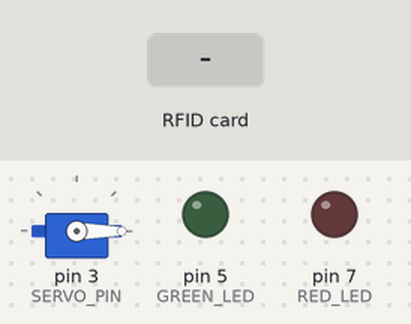
Bench run of a sketch on a simulated Arduino Uno, built with avr-gcc and run on an emulated ATmega328P. Shown: servo, output pins drawn as LEDs (lit = HIGH). Inputs (shaded band) come from the test bench. Pins used as bus, display or sensor lines are not drawn; what the sketch prints to the serial monitor is not drawn.

Above: at 1.2 s.
1.3 s: RFID card 02 C9 8B 41 held to the reader
At 2.0 s:
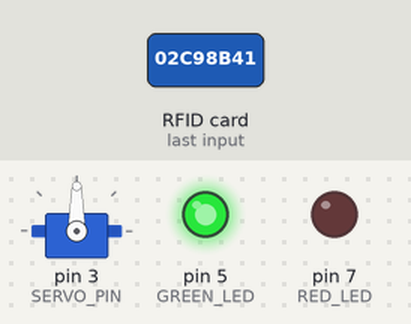
4.3 s: RFID card 5E 7A 19 C4 held to the reader
At 5.7 s:
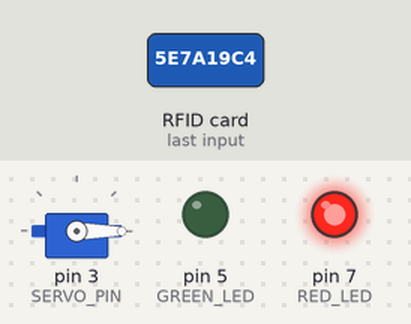
7.3 s: RFID card 09 D6 8B 5A held to the reader
At 9.52 s:
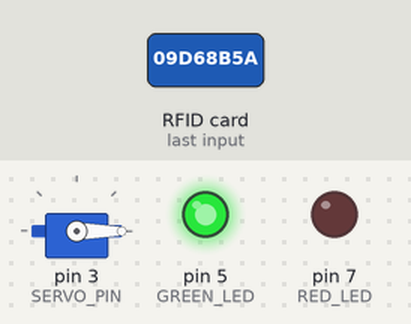
Timing chart, 0 to 11.1 s (numbered marks = the images above; inputs shaded):
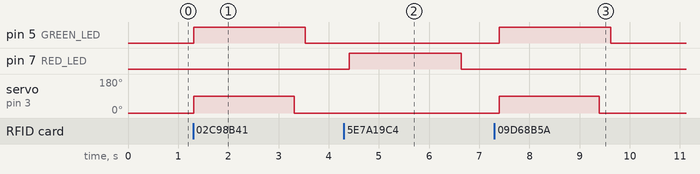

Measured:
- after the input at 1.3 s, pin 5 (GREEN_LED): LOW → HIGH at once, → LOW 2.2 s later; servo on pin 3 (SERVO_PIN): 0° → 90° at once, → 0° 2.0 s later
- after the input at 4.3 s, pin 7 (RED_LED): LOW → HIGH after 0.11 s, → LOW 2.2 s later
- after the input at 7.3 s, pin 5 (GREEN_LED): LOW → HIGH after 0.09 s, → LOW 2.2 s later; servo on pin 3 (SERVO_PIN): 0° → 90° after 0.09 s, → 0° 2.0 s later

The sketch:

RFID_Servo.ino
```cpp
#include <SPI.h>
#include <MFRC522.h>
#include <Servo.h>

// RFID Pins
#define SS_PIN 10
#define RST_PIN 9

#define RED_LED 7
#define GREEN_LED 5

#define SERVO_PIN 3

MFRC522 rfid(SS_PIN, RST_PIN);

// ---- STORED RFID CARDS (4-byte UIDs) ----
byte Tag1[4] = {0x02, 0xC9, 0x8B, 0x41};
byte Tag2[4] = {0x09, 0xD6, 0x8B, 0x5A};
byte Tag3[4] = {0x49, 0x42, 0x9E, 0xb8};

// ---- BALANCES ----
int balance1 = 500;
int balance2 = 300;
int balance3 = 0;

int tollAmount = 20;

Servo myServo;

void setup() {
  pinMode(RED_LED, OUTPUT);
  pinMode(GREEN_LED, OUTPUT);
  Serial.begin(9600);
  SPI.begin();
  rfid.PCD_Init();
  digitalWrite(RED_LED, LOW);
  digitalWrite(GREEN_LED, LOW);

  myServo.attach(SERVO_PIN);
  myServo.write(0);  // Closed

  Serial.println("RFID System Initialized...");
}

bool uidEquals(byte *a, byte *b) {
  for (byte i = 0; i < 4; i++)
    if (a[i] != b[i]) return false;
  return true;
}

void printUID(byte *uid) {
  for (byte i = 0; i < 4; i++) {
    if (uid[i] < 0x10) Serial.print("0");
    Serial.print(uid[i], HEX);
    if (i < 3) Serial.print(" ");
  }
}

void waitForCardRemoval() {
  while (rfid.PICC_IsNewCardPresent() && rfid.PICC_ReadCardSerial()) {
    delay(50);
  }
}

void processCard(bool Recognised) {
  if (Recognised) {
    Serial.println("Recognised Card — Access Granted");
    digitalWrite(RED_LED, LOW);
    digitalWrite(GREEN_LED, HIGH);
    myServo.write(90);  // Open
  }
  else {
    Serial.println("Unknown Card — Access Denied");
    digitalWrite(RED_LED, HIGH);
    digitalWrite(GREEN_LED, LOW);
    myServo.write(0);  // Closed
  }
  delay(1000);

}

void loop() {

  digitalWrite(RED_LED, LOW);
  digitalWrite(GREEN_LED, LOW);
  myServo.write(0);  // Closed

  Serial.println("\nWaiting for RFID...\n");

  while (!rfid.PICC_IsNewCardPresent() || !rfid.PICC_ReadCardSerial()) {
      delay(100);
  }

  Serial.print("RFID Tag Detected: ");
  printUID(rfid.uid.uidByte);
  Serial.println();

  bool is1 = uidEquals(rfid.uid.uidByte, Tag1);
  bool is2 = uidEquals(rfid.uid.uidByte, Tag2);
  bool is3 = uidEquals(rfid.uid.uidByte, Tag3);

      // Process each card
  if (is1) {
      processCard(1);
    } else if (is2) {
      processCard(1);
    } else if (is3) {
      processCard(1);
    } else {
      processCard(0);
    }

    delay (1000);

    myServo.write(0);  // Closed

    // Cleanup and wait for removal
    waitForCardRemoval();
    rfid.PICC_HaltA();
    rfid.PCD_StopCrypto1();

    delay(200);
}
```
